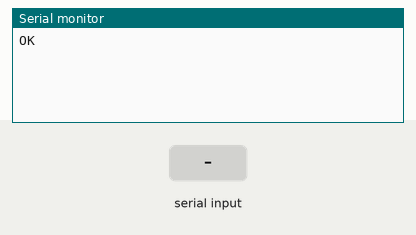
Recording of a sketch running on a simulated Arduino Mega 2560, built with avr-gcc and run on an emulated ATmega2560. Shown: the last lines printed to the serial monitor. Inputs (shaded band) come from the test bench. The modem accepts every AT command (registered, SIM ready, sends succeed) and sends nothing else.

Above: at 1.2 s.
1.3 s: "1" received over the second serial link
At 1.9 s:
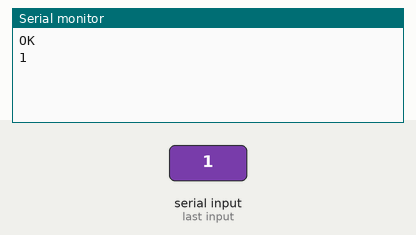
2.8 s: "0" received over the second serial link
At 4.3 s:
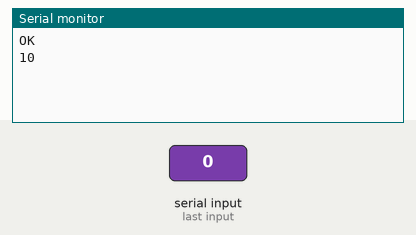

Measured:
- after the input at 1.3 s, the serial monitor: prints a new line at once (image 1)
- after the input at 2.8 s, the serial monitor: prints a new line at once (image 2)

The sketch:

ConfiguracionModuloBT.ino
```cpp
void setup(){
   Serial.begin(9600);
   Serial1.begin(38400);

   Serial1.println("AT");
}

void loop(){

   while (Serial1.available()){
      Serial.write(Serial1.read());
   }
   delay(50);

   while (Serial.available()){
      Serial1.write(Serial.read());
   }
   delay(50);
}
```
